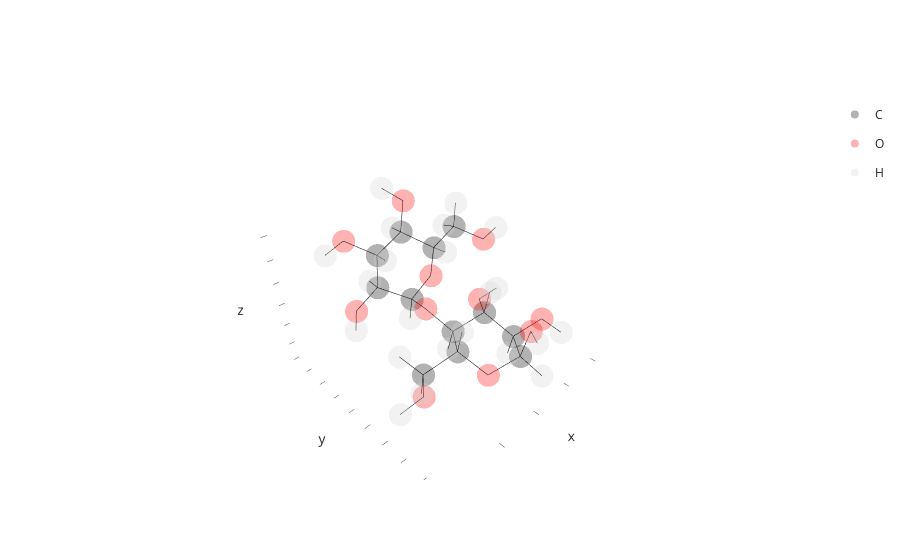

The code cell stored with this chart in its notebook:
### Code cell
structure.rotate_descendants(10, 24, 50)
structure.show()

### Figure 1 — Plotly figure (JSON) as saved in the notebook; plotly's stock layout.template omitted (floating-point values rounded to 4 significant figures)
{"data": [{"customdata": [["C1", 1, 1, "GLC", "A"], ["C2", 2, 1, "GLC", "A"], ["C3", 3, 1, "GLC", "A"], ["C4", 4, 1, "GLC", "A"], ["C5", 5, 1, "GLC", "A"], ["C6", 6, 1, "GLC", "A"], ["C1", 24, 2, "GLC", "A"], ["C2", 25, 2, "GLC", "A"], ["C3", 26, 2, "GLC", "A"], ["C4", 27, 2, "GLC", "A"], ["C5", 28, 2, "GLC", "A"], ["C6", 29, 2, "GLC", "A"]], "hovertemplate": "atom_element=C<br>x=%{x}<br>y=%{y}<br>z=%{z}<br>atom_id=%{customdata[0]}<br>atom_serial=%{customdata[1]}<br>residue_serial=%{customdata[2]}<br>residue_name=%{customdata[3]}<br>chain_id=%{customdata[4]}<extra></extra>", "legendgroup": "C", "marker": {"color": "black", "opacity": 0.3, "symbol": "circle"}, "mode": "markers", "name": "C", "scene": "scene", "showlegend": true, "type": "scatter3d", "x": [-0.567, -1.578, -1.179, 0.249, 1.189, 2.607, 0.2874, 1.256, 1.157, -0.2974, -1.186, -2.647], "y": [1.572, 0.465, -0.806, -1.195, -0.024, -0.383, -3.621, -4.664, -4.589, -4.807, -3.769, -4.018], "z": [-0.245, -0.554, 0.203, -0.192, 0.102, -0.345, 0.1753, 0.7415, 2.305, 2.734, 2.045, 2.421]}, {"customdata": [["O1", 7, 1, "GLC", "A"], ["O2", 8, 1, "GLC", "A"], ["O3", 9, 1, "GLC", "A"], ["O4", 10, 1, "GLC", "A"], ["O5", 11, 1, "GLC", "A"], ["O6", 12, 1, "GLC", "A"], ["O2", 30, 2, "GLC", "A"], ["O3", 31, 2, "GLC", "A"], ["O4", 32, 2, "GLC", "A"], ["O5", 33, 2, "GLC", "A"], ["O6", 34, 2, "GLC", "A"]], "hovertemplate": "atom_element=O<br>x=%{x}<br>y=%{y}<br>z=%{z}<br>atom_id=%{customdata[0]}<br>atom_serial=%{customdata[1]}<br>residue_serial=%{customdata[2]}<br>residue_name=%{customdata[3]}<br>chain_id=%{customdata[4]}<extra></extra>", "legendgroup": "O", "marker": {"color": "red", "opacity": 0.3, "symbol": "circle"}, "mode": "markers", "name": "O", "scene": "scene", "showlegend": true, "type": "scatter3d", "x": [-0.6, -2.881, -2.075, 0.658, 0.744, 3.506, 2.584, 1.984, -0.4041, -1.063, -3.464], "y": [1.871, 0.879, -1.866, -2.338, 1.133, 0.661, -4.394, -5.6, -4.664, -3.87, -2.981], "z": [1.151, -0.139, -0.137, 0.562, -0.608, 0.035, 0.3618, 2.885, 4.151, 0.6324, 1.874]}, {"customdata": [["H1", 13, 1, "GLC", "A"], ["H2", 14, 1, "GLC", "A"], ["H3", 15, 1, "GLC", "A"], ["H4", 16, 1, "GLC", "A"], ["H5", 17, 1, "GLC", "A"], ["H61", 18, 1, "GLC", "A"], ["H62", 19, 1, "GLC", "A"], ["HO1", 20, 1, "GLC", "A"], ["HO2", 21, 1, "GLC", "A"], ["HO3", 22, 1, "GLC", "A"], ["HO6", 23, 1, "GLC", "A"], ["H1", 35, 2, "GLC", "A"], ["H2", 36, 2, "GLC", "A"], ["H3", 37, 2, "GLC", "A"], ["H4", 38, 2, "GLC", "A"], ["H5", 39, 2, "GLC", "A"], ["H61", 40, 2, "GLC", "A"], ["H62", 41, 2, "GLC", "A"], ["HO2", 42, 2, "GLC", "A"], ["HO3", 43, 2, "GLC", "A"], ["HO4", 44, 2, "GLC", "A"], ["HO6", 45, 2, "GLC", "A"]], "hovertemplate": "atom_element=H<br>x=%{x}<br>y=%{y}<br>z=%{z}<br>atom_id=%{customdata[0]}<br>atom_serial=%{customdata[1]}<br>residue_serial=%{customdata[2]}<br>residue_name=%{customdata[3]}<br>chain_id=%{customdata[4]}<extra></extra>", "legendgroup": "H", "marker": {"color": "lightgray", "opacity": 0.3, "symbol": "circle"}, "mode": "markers", "name": "H", "scene": "scene", "showlegend": true, "type": "scatter3d", "x": [-0.822, -1.583, -1.223, 0.281, 1.187, 2.913, 2.627, 0.017, -3.197, -3, 4.425, 0.3532, 0.9584, 1.492, -0.6158, -0.8929, -2.748, -2.966, 2.713, 2.919, 0.1379, -4.406], "y": [2.466, 0.264, -0.619, -1.429, 0.184, -1.315, -0.503, 2.566, 1.682, -1.684, 0.501, -3.743, -5.668, -3.607, -5.809, -2.769, -4.025, -4.981, -4.423, -5.527, -5.289, -3.075], "z": [-0.815, -1.626, 1.276, -1.257, 1.173, 0.129, -1.428, 1.42, -0.576, 0.08, -0.218, -0.8995, 0.448, 2.638, 2.443, 2.367, 3.506, 2.021, -0.5964, 2.65, 4.652, 2.072]}, {"hoverinfo": "skip", "line": {"color": "black", "width": 1}, "mode": "lines", "showlegend": false, "type": "scatter3d", "x": [-0.567, -1.578], "y": [1.572, 0.465], "z": [-0.245, -0.554]}, {"hoverinfo": "skip", "line": {"color": "black", "width": 1}, "mode": "lines", "showlegend": false, "type": "scatter3d", "x": [-0.567, -0.6], "y": [1.572, 1.871], "z": [-0.245, 1.151]}, {"hoverinfo": "skip", "line": {"color": "black", "width": 1}, "mode": "lines", "showlegend": false, "type": "scatter3d", "x": [-0.567, 0.744], "y": [1.572, 1.133], "z": [-0.245, -0.608]}, {"hoverinfo": "skip", "line": {"color": "black", "width": 1}, "mode": "lines", "showlegend": false, "type": "scatter3d", "x": [-0.567, -0.822], "y": [1.572, 2.466], "z": [-0.245, -0.815]}, {"hoverinfo": "skip", "line": {"color": "black", "width": 1}, "mode": "lines", "showlegend": false, "type": "scatter3d", "x": [-1.578, -1.179], "y": [0.465, -0.806], "z": [-0.554, 0.203]}, {"hoverinfo": "skip", "line": {"color": "black", "width": 1}, "mode": "lines", "showlegend": false, "type": "scatter3d", "x": [-1.578, -2.881], "y": [0.465, 0.879], "z": [-0.554, -0.139]}, {"hoverinfo": "skip", "line": {"color": "black", "width": 1}, "mode": "lines", "showlegend": false, "type": "scatter3d", "x": [-1.578, -1.583], "y": [0.465, 0.264], "z": [-0.554, -1.626]}, {"hoverinfo": "skip", "line": {"color": "black", "width": 1}, "mode": "lines", "showlegend": false, "type": "scatter3d", "x": [-1.179, 0.249], "y": [-0.806, -1.195], "z": [0.203, -0.192]}, {"hoverinfo": "skip", "line": {"color": "black", "width": 1}, "mode": "lines", "showlegend": false, "type": "scatter3d", "x": [-1.179, -2.075], "y": [-0.806, -1.866], "z": [0.203, -0.137]}, {"hoverinfo": "skip", "line": {"color": "black", "width": 1}, "mode": "lines", "showlegend": false, "type": "scatter3d", "x": [-1.179, -1.223], "y": [-0.806, -0.619], "z": [0.203, 1.276]}, {"hoverinfo": "skip", "line": {"color": "black", "width": 1}, "mode": "lines", "showlegend": false, "type": "scatter3d", "x": [0.249, 1.189], "y": [-1.195, -0.024], "z": [-0.192, 0.102]}, {"hoverinfo": "skip", "line": {"color": "black", "width": 1}, "mode": "lines", "showlegend": false, "type": "scatter3d", "x": [0.249, 0.658], "y": [-1.195, -2.338], "z": [-0.192, 0.562]}, {"hoverinfo": "skip", "line": {"color": "black", "width": 1}, "mode": "lines", "showlegend": false, "type": "scatter3d", "x": [0.249, 0.281], "y": [-1.195, -1.429], "z": [-0.192, -1.257]}, {"hoverinfo": "skip", "line": {"color": "black", "width": 1}, "mode": "lines", "showlegend": false, "type": "scatter3d", "x": [1.189, 2.607], "y": [-0.024, -0.383], "z": [0.102, -0.345]}, {"hoverinfo": "skip", "line": {"color": "black", "width": 1}, "mode": "lines", "showlegend": false, "type": "scatter3d", "x": [1.189, 0.744], "y": [-0.024, 1.133], "z": [0.102, -0.608]}, {"hoverinfo": "skip", "line": {"color": "black", "width": 1}, "mode": "lines", "showlegend": false, "type": "scatter3d", "x": [1.189, 1.187], "y": [-0.024, 0.184], "z": [0.102, 1.173]}, {"hoverinfo": "skip", "line": {"color": "black", "width": 1}, "mode": "lines", "showlegend": false, "type": "scatter3d", "x": [2.607, 3.506], "y": [-0.383, 0.661], "z": [-0.345, 0.035]}, {"hoverinfo": "skip", "line": {"color": "black", "width": 1}, "mode": "lines", "showlegend": false, "type": "scatter3d", "x": [2.607, 2.913], "y": [-0.383, -1.315], "z": [-0.345, 0.129]}, {"hoverinfo": "skip", "line": {"color": "black", "width": 1}, "mode": "lines", "showlegend": false, "type": "scatter3d", "x": [2.607, 2.627], "y": [-0.383, -0.503], "z": [-0.345, -1.428]}, {"hoverinfo": "skip", "line": {"color": "black", "width": 1}, "mode": "lines", "showlegend": false, "type": "scatter3d", "x": [-0.6, 0.017], "y": [1.871, 2.566], "z": [1.151, 1.42]}, {"hoverinfo": "skip", "line": {"color": "black", "width": 1}, "mode": "lines", "showlegend": false, "type": "scatter3d", "x": [-2.881, -3.197], "y": [0.879, 1.682], "z": [-0.139, -0.576]}, {"hoverinfo": "skip", "line": {"color": "black", "width": 1}, "mode": "lines", "showlegend": false, "type": "scatter3d", "x": [-2.075, -3], "y": [-1.866, -1.684], "z": [-0.137, 0.08]}, {"hoverinfo": "skip", "line": {"color": "black", "width": 1}, "mode": "lines", "showlegend": false, "type": "scatter3d", "x": [0.658, 0.2874], "y": [-2.338, -3.621], "z": [0.562, 0.1753]}, {"hoverinfo": "skip", "line": {"color": "black", "width": 1}, "mode": "lines", "showlegend": false, "type": "scatter3d", "x": [3.506, 4.425], "y": [0.661, 0.501], "z": [0.035, -0.218]}, {"hoverinfo": "skip", "line": {"color": "black", "width": 1}, "mode": "lines", "showlegend": false, "type": "scatter3d", "x": [0.2874, 1.256], "y": [-3.621, -4.664], "z": [0.1753, 0.7415]}, {"hoverinfo": "skip", "line": {"color": "black", "width": 1}, "mode": "lines", "showlegend": false, "type": "scatter3d", "x": [0.2874, -1.063], "y": [-3.621, -3.87], "z": [0.1753, 0.6324]}, {"hoverinfo": "skip", "line": {"color": "black", "width": 1}, "mode": "lines", "showlegend": false, "type": "scatter3d", "x": [0.2874, 0.3532], "y": [-3.621, -3.743], "z": [0.1753, -0.8995]}, {"hoverinfo": "skip", "line": {"color": "black", "width": 1}, "mode": "lines", "showlegend": false, "type": "scatter3d", "x": [1.256, 1.157], "y": [-4.664, -4.589], "z": [0.7415, 2.305]}, {"hoverinfo": "skip", "line": {"color": "black", "width": 1}, "mode": "lines", "showlegend": false, "type": "scatter3d", "x": [1.256, 2.584], "y": [-4.664, -4.394], "z": [0.7415, 0.3618]}, {"hoverinfo": "skip", "line": {"color": "black", "width": 1}, "mode": "lines", "showlegend": false, "type": "scatter3d", "x": [1.256, 0.9584], "y": [-4.664, -5.668], "z": [0.7415, 0.448]}, {"hoverinfo": "skip", "line": {"color": "black", "width": 1}, "mode": "lines", "showlegend": false, "type": "scatter3d", "x": [1.157, -0.2974], "y": [-4.589, -4.807], "z": [2.305, 2.734]}, {"hoverinfo": "skip", "line": {"color": "black", "width": 1}, "mode": "lines", "showlegend": false, "type": "scatter3d", "x": [1.157, 1.984], "y": [-4.589, -5.6], "z": [2.305, 2.885]}, {"hoverinfo": "skip", "line": {"color": "black", "width": 1}, "mode": "lines", "showlegend": false, "type": "scatter3d", "x": [1.157, 1.492], "y": [-4.589, -3.607], "z": [2.305, 2.638]}, {"hoverinfo": "skip", "line": {"color": "black", "width": 1}, "mode": "lines", "showlegend": false, "type": "scatter3d", "x": [-0.2974, -1.186], "y": [-4.807, -3.769], "z": [2.734, 2.045]}, {"hoverinfo": "skip", "line": {"color": "black", "width": 1}, "mode": "lines", "showlegend": false, "type": "scatter3d", "x": [-0.2974, -0.4041], "y": [-4.807, -4.664], "z": [2.734, 4.151]}, {"hoverinfo": "skip", "line": {"color": "black", "width": 1}, "mode": "lines", "showlegend": false, "type": "scatter3d", "x": [-0.2974, -0.6158], "y": [-4.807, -5.809], "z": [2.734, 2.443]}, {"hoverinfo": "skip", "line": {"color": "black", "width": 1}, "mode": "lines", "showlegend": false, "type": "scatter3d", "x": [-1.186, -2.647], "y": [-3.769, -4.018], "z": [2.045, 2.421]}, {"hoverinfo": "skip", "line": {"color": "black", "width": 1}, "mode": "lines", "showlegend": false, "type": "scatter3d", "x": [-1.186, -1.063], "y": [-3.769, -3.87], "z": [2.045, 0.6324]}, {"hoverinfo": "skip", "line": {"color": "black", "width": 1}, "mode": "lines", "showlegend": false, "type": "scatter3d", "x": [-1.186, -0.8929], "y": [-3.769, -2.769], "z": [2.045, 2.367]}, {"hoverinfo": "skip", "line": {"color": "black", "width": 1}, "mode": "lines", "showlegend": false, "type": "scatter3d", "x": [-2.647, -3.464], "y": [-4.018, -2.981], "z": [2.421, 1.874]}, {"hoverinfo": "skip", "line": {"color": "black", "width": 1}, "mode": "lines", "showlegend": false, "type": "scatter3d", "x": [-2.647, -2.748], "y": [-4.018, -4.025], "z": [2.421, 3.506]}, {"hoverinfo": "skip", "line": {"color": "black", "width": 1}, "mode": "lines", "showlegend": false, "type": "scatter3d", "x": [-2.647, -2.966], "y": [-4.018, -4.981], "z": [2.421, 2.021]}, {"hoverinfo": "skip", "line": {"color": "black", "width": 1}, "mode": "lines", "showlegend": false, "type": "scatter3d", "x": [2.584, 2.713], "y": [-4.394, -4.423], "z": [0.3618, -0.5964]}, {"hoverinfo": "skip", "line": {"color": "black", "width": 1}, "mode": "lines", "showlegend": false, "type": "scatter3d", "x": [1.984, 2.919], "y": [-5.6, -5.527], "z": [2.885, 2.65]}, {"hoverinfo": "skip", "line": {"color": "black", "width": 1}, "mode": "lines", "showlegend": false, "type": "scatter3d", "x": [-0.4041, 0.1379], "y": [-4.664, -5.289], "z": [4.151, 4.652]}, {"hoverinfo": "skip", "line": {"color": "black", "width": 1}, "mode": "lines", "showlegend": false, "type": "scatter3d", "x": [-3.464, -4.406], "y": [-2.981, -3.075], "z": [1.874, 2.072]}], "layout": {"scene": {"xaxis": {"showgrid": false, "showline": false, "showticklabels": false}, "yaxis": {"showgrid": false, "showline": false, "showticklabels": false}, "zaxis": {"showgrid": false, "showline": false, "showticklabels": false}}}}
